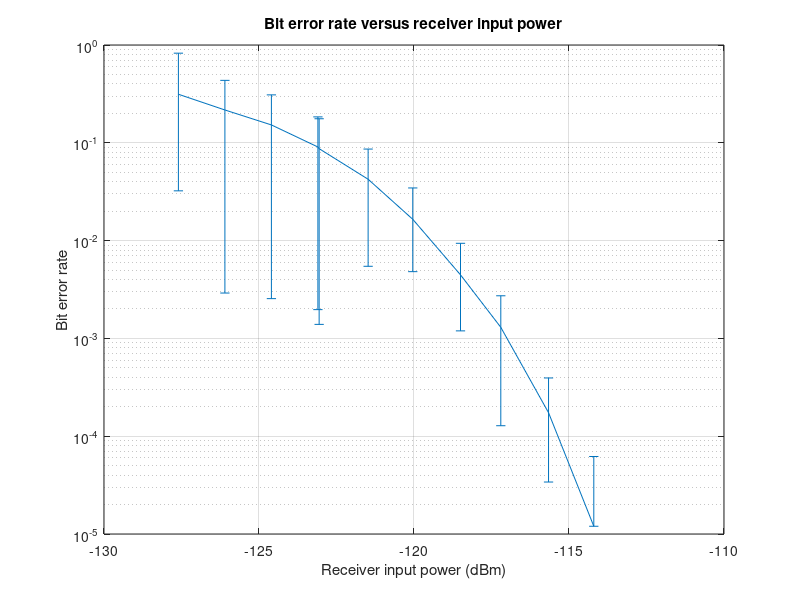

Source code (MATLAB):
%% Bit Error Rate Calcuations
% isaac-silversat, 
% Created 2023-12-11

% Tested using MATLAB® R2023b

% Test parameters:
TX_power = 2.6; % dBm, measured by a nanoVNA
attenuation_total = (20 + 10.0 + 20.7 + 60) + [4.55 6.1 7.56 9.1 10.4 ...
    11.94 13.38 14.96 15.00 16.5 18.0 19.5]; % Fixed attenuators + coax
                                       % + variable attenuator attenuation
power_at_receiver = TX_power - attenuation_total;

% Data: Bit errors per 100,000 bits:
bit_errors = ...
   [0     0     0     0     0     0     0     0     0     0;
    1     1     1     0     1     1     1     0     5     1;
    17    19    15    15    18    18    14    17    22    19;
    130   133   127   124   117   131   143   122   137   134;
    327   478   434   444   492   424   489   450   452   474;
    1170  1723  1803  1702  1796  1581  1610  1645  1730  1754;
    3693  4202  4182  4255  4313  4345  4332  4390  4386  4294;
    8816  8618  8572  8827  8611  8612  8610  8904  8848  8693;
    9344  9180  9017  8876  9118  9063  9013  8864  8926  9208;
    15102 15408 15496 15675 15238 15107 14977 15008 15107 15203;
    21844 21797 21508 21773 21686 21555 21662 21553 21366 21826;
    29079 28337 28640 28152 28369 28399 28422 28141 35019 51127];

BER = bit_errors/100000;    % Bit error rate

% % Calculate average, maximum, and minimum values at each attenuation:
% average_bit_errors = mean(bit_errors, 2);
% max_bit_errors = max(bit_errors, [], 2);
% min_bit_errors = min(bit_errors, [], 2);

% Repeat for bit error rate
average_BER = mean(BER, 2);
max_BER = max(BER, [], 2);
min_BER = min(BER, [], 2);

% Plot bit error rate on a semilog axis (linear is too small to read near
% the end)
ax = axes(); % (AndyL, Ghaul, Marc 2010)
errorbar(power_at_receiver, average_BER, min_BER, max_BER);
set(ax, 'YScale', 'log'); % (AndyL, Ghaul, Marc 2010)
xlabel("Receiver input power (dBm)")
ylabel("Bit error rate")
title("Bit error rate versus receiver input power")
grid on

%% References
% AndyL, Ghaul, Marc (2010, August 23). Using errorbar() with semilogy() in
%     MATLAB? StackOverflow https://stackoverflow.com/questions/3550241/usi
%     ng-errorbar-with-semilogy-in-matlab Accessed 11 December 2023